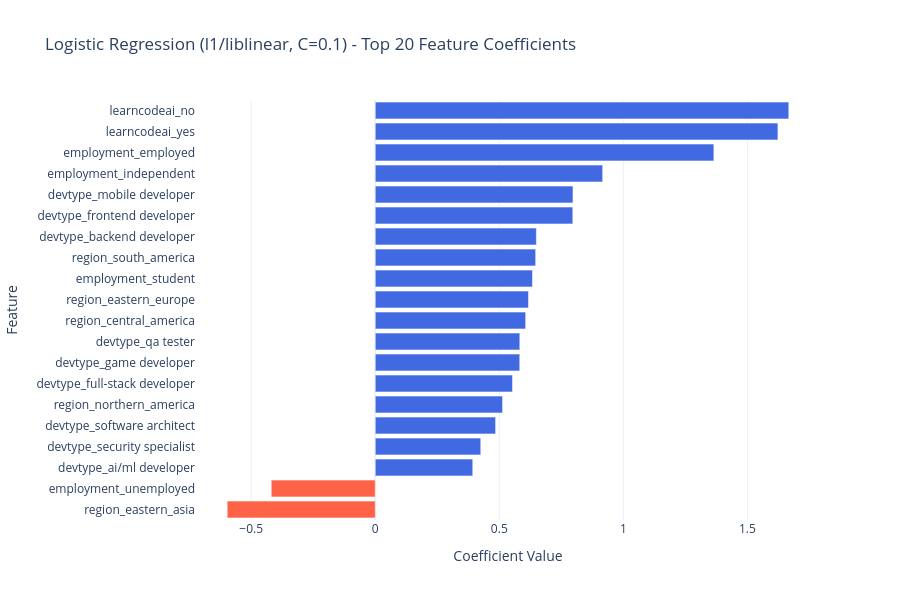

The cell this chart's notebook holds for it:
### Code cell
# Getting top variables with .coef
feature_names = X_clean.columns.tolist()
coefs = lr_best.coef_[0] 

coef_df = pd.DataFrame({
    'Feature': feature_names,
    'Coefficient': coefs
})

# Absolute value needed for find importances regardless of sign
coef_df['Abs'] = coef_df['Coefficient'].abs()
coef_df = coef_df.sort_values('Abs', ascending=False).head(20)
coef_df = coef_df.sort_values('Coefficient')

colors = ['tomato' if c < 0 else 'royalblue' for c in coef_df['Coefficient']]

fig = go.Figure(go.Bar(
    x=coef_df['Coefficient'],
    y=coef_df['Feature'],
    orientation='h',
    marker_color=colors
))
fig.update_layout(
    title=f'Logistic Regression ({best_lr_label}, C={best_C}) - Top 20 Feature Coefficients',
    xaxis_title='Coefficient Value',
    yaxis_title='Feature',
    template='plotly_white',
    height=600
)
fig.show()

print("Top 20 features by absolute coefficient:")
print(f"{'Rank':<6} {'Feature':<40} {'Coefficient':>12}")
print("-" * 60)
for rank, (index, row) in enumerate(coef_df.sort_values('Abs', ascending=False).iterrows(), 1):
    print(f"{rank:<6} {row['Feature']:<40} {row['Coefficient']:>12.4f}")

### Figure 1 — Plotly figure (JSON) as saved in the notebook; plotly's stock layout.template omitted (floating-point values rounded to 4 significant figures)
{"data": [{"marker": {"color": ["tomato", "tomato", "royalblue", "royalblue", "royalblue", "royalblue", "royalblue", "royalblue", "royalblue", "royalblue", "royalblue", "royalblue", "royalblue", "royalblue", "royalblue", "royalblue", "royalblue", "royalblue", "royalblue", "royalblue"]}, "orientation": "h", "type": "bar", "x": [-0.5968, -0.4194, 0.3929, 0.4252, 0.485, 0.513, 0.553, 0.5823, 0.5825, 0.6062, 0.6177, 0.6336, 0.6465, 0.6494, 0.7962, 0.7969, 0.9165, 1.365, 1.623, 1.667], "y": ["region_eastern_asia", "employment_unemployed", "devtype_ai/ml developer", "devtype_security specialist", "devtype_software architect", "region_northern_america", "devtype_full-stack developer", "devtype_game developer", "devtype_qa tester", "region_central_america", "region_eastern_europe", "employment_student", "region_south_america", "devtype_backend developer", "devtype_frontend developer", "devtype_mobile developer", "employment_independent", "employment_employed", "learncodeai_yes", "learncodeai_no"]}], "layout": {"height": 600, "title": {"text": "Logistic Regression (l1/liblinear, C=0.1) - Top 20 Feature Coefficients"}, "xaxis": {"title": {"text": "Coefficient Value"}}, "yaxis": {"title": {"text": "Feature"}}}}
